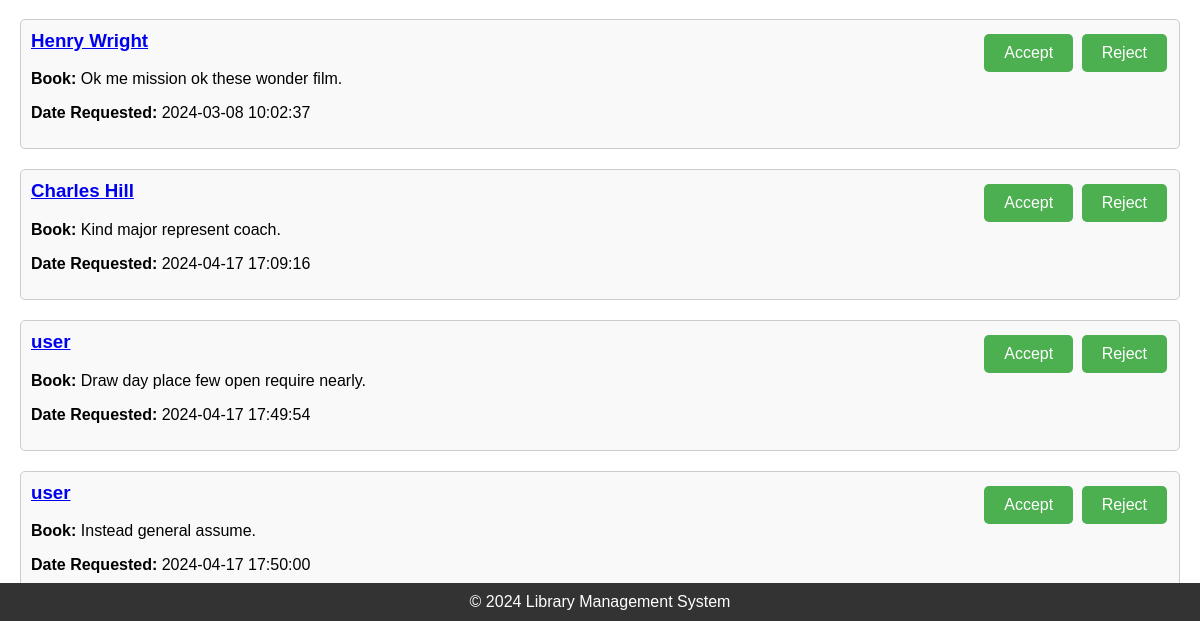
Before: /librarian/book_requests (lower part) with the older database file.
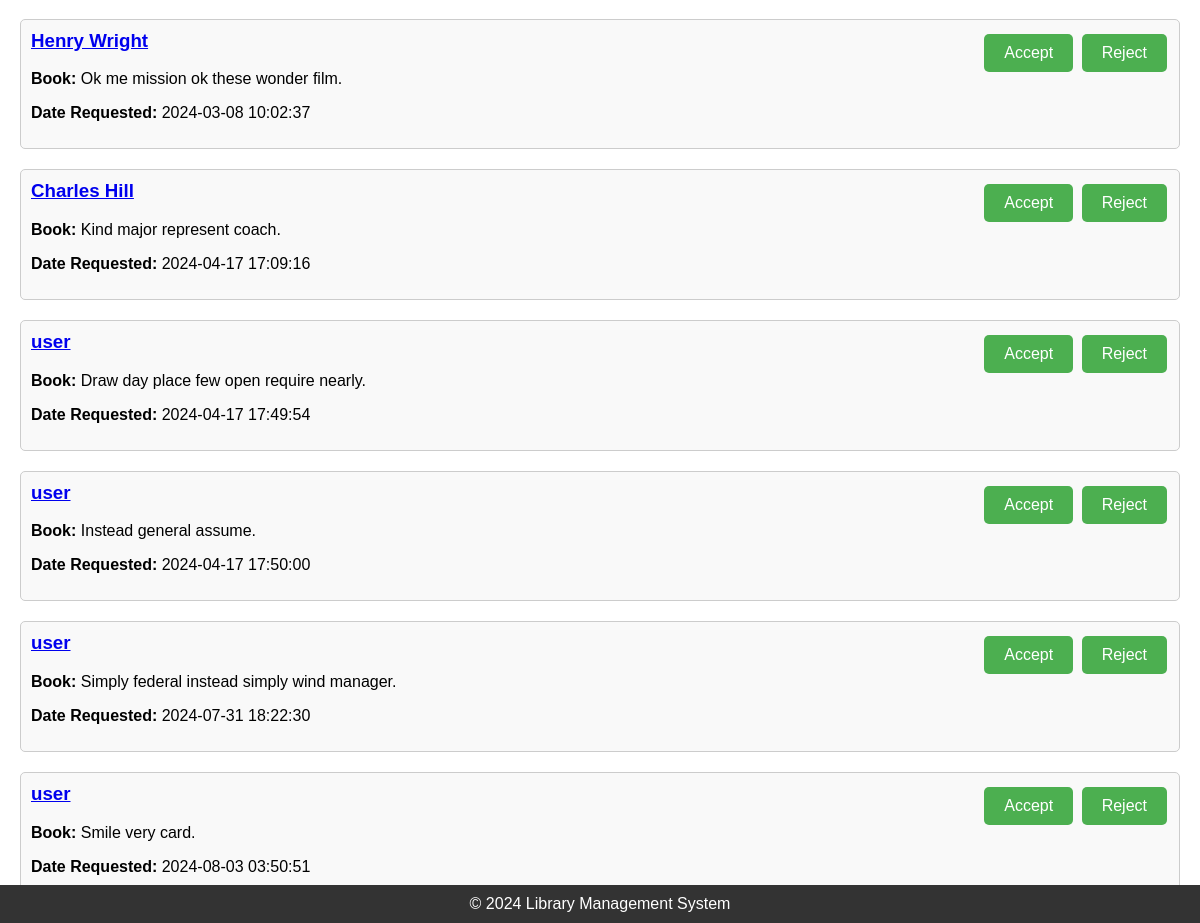
After: the same page with the newer database file.
### application/models.py (models this page shows, shortened)
class Request(db.Model):
    id = db.Column(db.Integer, primary_key=True)
    user_id = db.Column(db.Integer, db.ForeignKey('user.id'), nullable=False)
    book_id = db.Column(db.Integer, db.ForeignKey('book.id'), nullable=False)
    request_date = db.Column(db.DateTime, nullable=False, default=db.func.current_timestamp())
    return_date = db.Column(db.DateTime, nullable=True)
    status = db.Column(db.String(20), nullable=False, default='requested')  # Request status: requested, approved, returned
    requested_duration = db.Column(db.Integer, nullable=False)  # Duration in days for which the book is requested
    user = relationship('User', back_populates='requests')
    book = relationship('Book', back_populates='requests')

class User(db.Model, UserMixin):
    id = db.Column(db.Integer, primary_key=True)
    name = db.Column(db.String(50), nullable=False)
    email = db.Column(db.String(100), nullable=False, unique=True)
    phone = db.Column(db.String(15), nullable=False, unique=True)
    password = db.Column(db.String(128), nullable=False)
    address = db.Column(db.String(255), nullable=True)
    gender = db.Column(db.String(10), nullable=True)
    role = db.Column(db.String(20), nullable=False, default="user")
    date_registered = db.Column(db.DateTime, nullable=False, default=db.func.current_timestamp())
    last_login = db.Column(db.DateTime, nullable=True)
    requests = relationship('Request', back_populates='user')
    feedbacks = relationship('Feedback', back_populates='user')
    allocated_books = relationship('Book', secondary=user_allocated_books_association, back_populates='users')

class Book(db.Model):
    id = db.Column(db.Integer, primary_key=True)
    title = db.Column(db.String(100), nullable=False)
    author = db.Column(db.String(100), nullable=False)
    isbn = db.Column(db.String(20), nullable=False, unique=True)
    section_id = db.Column(db.Integer, db.ForeignKey('section.id'), nullable=False)
    date_added = db.Column(db.DateTime, nullable=False, default=db.func.current_timestamp())
    image = db.Column(db.String(255), nullable=True)  # Image URL or file path
    pdf_link = db.Column(db.String(255), nullable=True)  # PDF link for the book
    price = db.Column(db.Float, nullable=True)  # Price of the e-book
    section = db.relationship('Section', back_populates='books')
    requests = db.relationship('Request', back_populates='book')
    users = db.relationship('User', secondary=user_allocated_books_association, backref='books', overlaps="allocated_books")  # Many-to-Many relationship with User model
    feedbacks = db.relationship('Feedback', back_populates='book')  # Relationship with Feedback model

### application/routes.py (the view)
@app.route('/librarian/book_requests')
def book_requests():
    requests = Request.query.all()
    return render_template('librarian/book_requests.html', requests=requests)

### templates/librarian/book_requests.html (shortened to what this page needs)
<!DOCTYPE html>
<html lang="en">
<head>
    <link rel="stylesheet" href="{{ url_for('static', filename='book_requests.css') }}">
    <link rel="stylesheet" href="{{ url_for('static', filename='librarian_nav.css') }}">
    <link rel="stylesheet" href="{{ url_for('static', filename='footer.css') }}">
</head>
<body>
    <main>
        <section class="book-requests">
            <div class="requests-container">
                {% for request in requests %}
                {% if request.status == 'requested' %}
                    <div class="request" id="request_{{ request.id }}">
                        <div class="request-details">
                            <h3><a href="#" onclick="showRequestDialog(event, '{{ request.user.name }}', '{{ request.book.title }}', '{{ request.request_date }}')">{{ request.user.name }}</a></h3>
                            <p><strong>Book:</strong> {{ request.book.title }}</p>
                            <p><strong>Date Requested:</strong> {{ request.request_date }}</p>
                        </div>
                        <div class="request-actions">
                            <button onclick="acceptRequest({{ request.id }})">Accept</button>
                            <button onclick="rejectRequest({{ request.id }})">Reject</button>
                        </div>
                    </div>
                {% endif %}
            {% endfor %}
            </div>
        </section>
    </main>
    <footer>
        <p>&copy; 2024 Library Management System</p>
    </footer>
</body>
</html>

### static/book_requests.css (style rules this page uses)
body { font-family: Arial, sans-serif; margin: 0; padding: 0; }
.book-requests { margin-top: 20px; margin-left: 20px; margin-right: 20px; }
.request { border: 1px solid #ccc; margin-bottom: 20px; padding: 10px; overflow: hidden; background-color: #f9f9f9; border-radius: 5px; }
.request-details { float: left; width: 70%; }
.request-details h3 { margin-top: 0; }
.request-actions { float: right; width: 30%; text-align: right; }

### static/footer.css (style rules this page uses)
footer { background-color: #333; color: #fff; text-align: center; padding: 10px 0; position: fixed; bottom: 0; width: 100%; }
footer p { margin: 0; }

Changed rows visible on the page:
added Request: user.name "user", book "Simply federal instead simply wind manager.", request_date "2024-07-31 18:22:30"
added Request: user.name "user", book "Smile very card.", request_date "2024-08-03 03:50:51"
